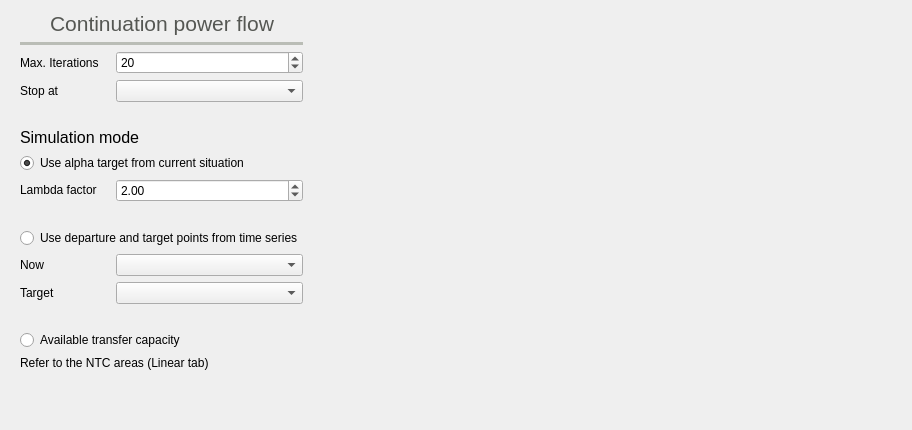
          <widget class="QWidget" name="tab_5">
           <attribute name="icon">
            <iconset resource="icons.qrc">
             <normaloff>:/Icons/icons/continuation_power_flow.svg</normaloff>:/Icons/icons/continuation_power_flow.svg</iconset>
           </attribute>
           <attribute name="title">
            <string>CPF</string>
           </attribute>
           <layout class="QHBoxLayout" name="horizontalLayout_10">
            <item>
             <widget class="QFrame" name="frame_21">
              <property name="frameShape">
               <enum>QFrame::NoFrame</enum>
              </property>
              <property name="frameShadow">
               <enum>QFrame::Raised</enum>
              </property>
              <layout class="QGridLayout" name="gridLayout_2">
               <property name="topMargin">
                <number>0</number>
               </property>
               <item row="2" column="1" colspan="2">
                <widget class="QSpinBox" name="vs_max_iterations_spinBox">
                 <property name="minimum">
                  <number>1</number>
                 </property>
                 <property name="maximum">
                  <number>300</number>
                 </property>
                 <property name="value">
                  <number>20</number>
                 </property>
                </widget>
               </item>
               <item row="3" column="0">
                <widget class="QLabel" name="label_8">
                 <property name="text">
                  <string>Stop at</string>
                 </property>
                </widget>
               </item>
               <item row="15" column="0" colspan="3">
                <widget class="QLabel" name="label_25">
                 <property name="text">
                  <string>Refer to the NTC areas (Linear tab)</string>
                 </property>
                </widget>
               </item>
               <item row="3" column="1" colspan="2">
                <widget class="QComboBox" name="vc_stop_at_comboBox"/>
               </item>
               <item row="8" column="1" colspan="2">
                <widget class="QDoubleSpinBox" name="alpha_doubleSpinBox">
                 <property name="minimum">
                  <double>-99.000000000000000</double>
                 </property>
                 <property name="value">
                  <double>2.000000000000000</double>
                 </property>
                </widget>
               </item>
               <item row="1" column="0" colspan="3">
                <widget class="Line" name="line_17">
                 <property name="palette">
                  <palette>
                   <active>
                    <colorrole role="WindowText">
                     <brush brushstyle="SolidPattern">
                      <color alpha="255">
                       <red>186</red>
                       <green>189</green>
                       <blue>182</blue>
                      </color>
                     </brush>
                    </colorrole>
                   </active>
                   <inactive>
                    <colorrole role="WindowText">
                     <brush brushstyle="SolidPattern">
                      <color alpha="255">
                       <red>186</red>
                       <green>189</green>
                       <blue>182</blue>
                      </color>
                     </brush>
                    </colorrole>
                   </inactive>
                   <disabled>
                    <colorrole role="WindowText">
                     <brush brushstyle="SolidPattern">
                      <color alpha="255">
                       <red>190</red>
                       <green>190</green>
                       <blue>190</blue>
                      </color>
                     </brush>
                    </colorrole>
                   </disabled>
                  </palette>
                 </property>
                 <property name="frameShadow">
                  <enum>QFrame::Plain</enum>
                 </property>
                 <property name="lineWidth">
                  <number>4</number>
                 </property>
                 <property name="orientation">
                  <enum>Qt::Horizontal</enum>
                 </property>
                </widget>
               </item>
               <item row="11" column="1" colspan="2">
                <widget class="QComboBox" name="vs_departure_comboBox"/>
               </item>
               <item row="9" column="0">
                <widget class="QLabel" name="label_107">
                 <property name="text">
                  <string/>
                 </property>
                </widget>
               </item>
               <item row="11" column="0">
                <widget class="QLabel" name="label_19">
                 <property name="text">
                  <string>Now</string>
                 </property>
                </widget>
               </item>
               <item row="10" column="0" colspan="3">
                <widget class="QRadioButton" name="start_vs_from_selected_radioButton">
                 <property name="text">
                  <string>Use departure and target points from time series</string>
                 </property>
                </widget>
               </item>
               <item row="12" column="1" colspan="2">
                <widget class="QComboBox" name="vs_target_comboBox"/>
               </item>
               <item row="14" column="0" colspan="3">
                <widget class="QRadioButton" name="atcRadioButton">
                 <property name="text">
                  <string>Available transfer capacity</string>
                 </property>
                </widget>
               </item>
               <item row="4" column="0">
                <widget class="QLabel" name="label_106">
                 <property name="text">
                  <string/>
                 </property>
                </widget>
               </item>
               <item row="8" column="0">
                <widget class="QLabel" name="label_18">
                 <property name="text">
                  <string>&lt;html&gt;&lt;head/&gt;&lt;body&gt;&lt;p&gt;Lambda factor&lt;/p&gt;&lt;/body&gt;&lt;/html&gt;</string>
                 </property>
                </widget>
               </item>
               <item row="2" column="0">
                <widget class="QLabel" name="label_29">
                 <property name="text">
                  <string>Max. Iterations</string>
                 </property>
                </widget>
               </item>
               <item row="12" column="0">
                <widget class="QLabel" name="label_20">
                 <property name="text">
                  <string>Target</string>
                 </property>
                </widget>
               </item>
               <item row="13" column="0">
                <widget class="QLabel" name="label_108">
                 <property name="text">
                  <string/>
                 </property>
                </widget>
               </item>
               <item row="0" column="0" colspan="3">
                <widget class="QFrame" name="frame_44">
                 <property name="frameShape">
                  <enum>QFrame::NoFrame</enum>
                 </property>
                 <property name="frameShadow">
                  <enum>QFrame::Raised</enum>
                 </property>
                 <layout class="QHBoxLayout" name="horizontalLayout_16">
                  <property name="leftMargin">
                   <number>0</number>
                  </property>
                  <property name="topMargin">
                   <number>0</number>
                  </property>
                  <property name="rightMargin">
                   <number>0</number>
                  </property>
                  <property name="bottomMargin">
                   <number>0</number>
                  </property>
                  <item>
                   <widget class="QLabel" name="label_74">
                    <property name="minimumSize">
                     <size>
                      <width>24</width>
                      <height>24</height>
                     </size>
                    </property>
                    <property name="maximumSize">
                     <size>
                      <width>24</width>
                      <height>24</height>
                     </size>
                    </property>
                    <property name="text">
                     <string/>
                    </property>
                    <property name="pixmap">
                     <pixmap resource="icons.qrc">:/Icons/icons/continuation_power_flow.svg</pixmap>
                    </property>
                    <property name="scaledContents">
                     <bool>true</bool>
                    </property>
                   </widget>
                  </item>
                  <item>
                   <widget class="QLabel" name="label_46">
                    <property name="palette">
                     <palette>
                      <active>
                       <colorrole role="WindowText">
                        <brush brushstyle="SolidPattern">
                         <color alpha="255">
                          <red>85</red>
                          <green>87</green>
                          <blue>83</blue>
                         </color>
                        </brush>
                       </colorrole>
                      </active>
                      <inactive>
                       <colorrole role="WindowText">
                        <brush brushstyle="SolidPattern">
                         <color alpha="255">
                          <red>85</red>
                          <green>87</green>
                          <blue>83</blue>
                         </color>
                        </brush>
                       </colorrole>
                      </inactive>
                      <disabled>
                       <colorrole role="WindowText">
                        <brush brushstyle="SolidPattern">
                         <color alpha="255">
                          <red>190</red>
                          <green>190</green>
                          <blue>190</blue>
                         </color>
                        </brush>
                       </colorrole>
                      </disabled>
                     </palette>
                    </property>
                    <property name="font">
                     <font>
                      <pointsize>16</pointsize>
                     </font>
                    </property>
                    <property name="text">
                     <string>Continuation power flow</string>
                    </property>
                    <property name="alignment">
                     <set>Qt::AlignBottom|Qt::AlignLeading|Qt::AlignLeft</set>
                    </property>
                   </widget>
                  </item>
                 </layout>
                </widget>
               </item>
               <item row="5" column="0" colspan="3">
                <widget class="QLabel" name="label_67">
                 <property name="font">
                  <font>
                   <pointsize>12</pointsize>
                  </font>
                 </property>
                 <property name="text">
                  <string>Simulation mode</string>
                 </property>
                </widget>
               </item>
               <item row="7" column="0" colspan="3">
                <widget class="QRadioButton" name="start_vs_from_default_radioButton">
                 <property name="text">
                  <string>Use alpha target from current situation</string>
                 </property>
                 <property name="checked">
                  <bool>true</bool>
                 </property>
                </widget>
               </item>
               <item row="16" column="0" colspan="3">
                <spacer name="verticalSpacer_7">
                 <property name="orientation">
                  <enum>Qt::Vertical</enum>
                 </property>
                 <property name="sizeHint" stdset="0">
                  <size>
                   <width>20</width>
                   <height>40</height>
                  </size>
                 </property>
                </spacer>
               </item>
              </layout>
             </widget>
            </item>
            <item>
             <spacer name="horizontalSpacer_24">
              <property name="orientation">
               <enum>Qt::Horizontal</enum>
              </property>
              <property name="sizeHint" stdset="0">
               <size>
                <width>589</width>
                <height>20</height>
               </size>
              </property>
             </spacer>
            </item>
           </layout>
          </widget>
